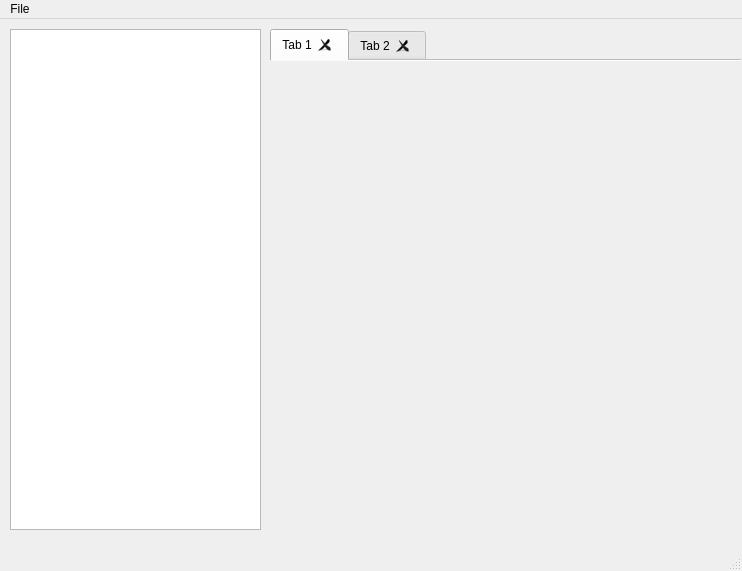
<?xml version="1.0" encoding="UTF-8"?>
<ui version="4.0">
 <class>MainWindow</class>
 <widget class="QMainWindow" name="MainWindow">
  <property name="geometry">
   <rect>
    <x>0</x>
    <y>0</y>
    <width>742</width>
    <height>571</height>
   </rect>
  </property>
  <property name="windowTitle">
   <string>MainWindow</string>
  </property>
  <widget class="QWidget" name="centralwidget">
   <widget class="QTreeView" name="treeView">
    <property name="geometry">
     <rect>
      <x>10</x>
      <y>10</y>
      <width>251</width>
      <height>501</height>
     </rect>
    </property>
   </widget>
   <widget class="QTabWidget" name="tabWidget">
    <property name="geometry">
     <rect>
      <x>270</x>
      <y>10</y>
      <width>471</width>
      <height>501</height>
     </rect>
    </property>
    <property name="tabPosition">
     <enum>QTabWidget::North</enum>
    </property>
    <property name="tabShape">
     <enum>QTabWidget::Rounded</enum>
    </property>
    <property name="currentIndex">
     <number>0</number>
    </property>
    <property name="documentMode">
     <bool>true</bool>
    </property>
    <property name="tabsClosable">
     <bool>true</bool>
    </property>
    <property name="movable">
     <bool>true</bool>
    </property>
    <property name="tabBarAutoHide">
     <bool>false</bool>
    </property>
    <widget class="QWidget" name="tab">
     <attribute name="title">
      <string>Tab 1</string>
     </attribute>
    </widget>
    <widget class="QWidget" name="tab_2">
     <attribute name="title">
      <string>Tab 2</string>
     </attribute>
    </widget>
   </widget>
  </widget>
  <widget class="QMenuBar" name="menubar">
   <property name="geometry">
    <rect>
     <x>0</x>
     <y>0</y>
     <width>742</width>
     <height>25</height>
    </rect>
   </property>
   <widget class="QMenu" name="menuFile">
    <property name="title">
     <string>File</string>
    </property>
    <addaction name="actionClose_2"/>
   </widget>
   <addaction name="menuFile"/>
  </widget>
  <widget class="QStatusBar" name="statusbar"/>
  <action name="actionClose">
   <property name="text">
    <string>Close</string>
   </property>
  </action>
  <action name="actionClose_2">
   <property name="text">
    <string>Close</string>
   </property>
  </action>
 </widget>
 <resources/>
 <connections/>
</ui>
